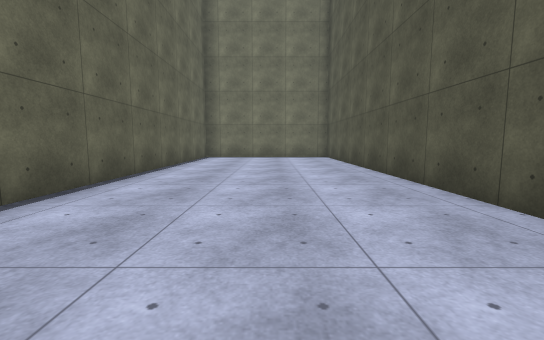
[1] (above)

18 first-person views from a walk through a 3-D level made in the Unity game engine. The camera is 1.2 m above the floor, tilts 6° down and sees 90° across. The floor is counted in squares, 2 m on a side. Each view is taken from the middle of a square. On the plan, view 1 faces up. The plan holds only what a view shows up to about 9 squares ahead; the rest is blank. The place goes on beyond the plan. The player character is not drawn. Surface patterns are stand-ins for the level's own textures.

[2]
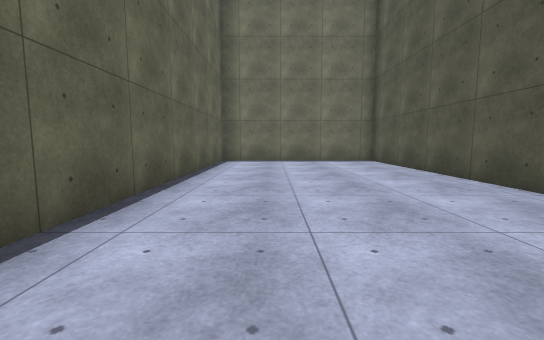

[3]
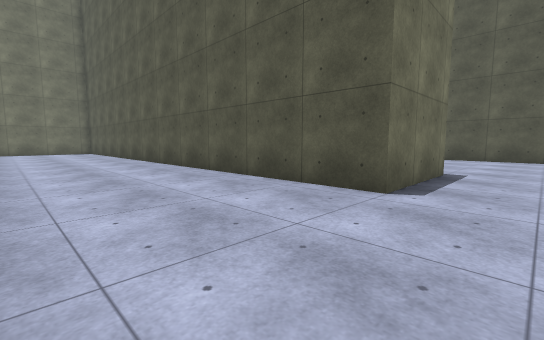

[4]
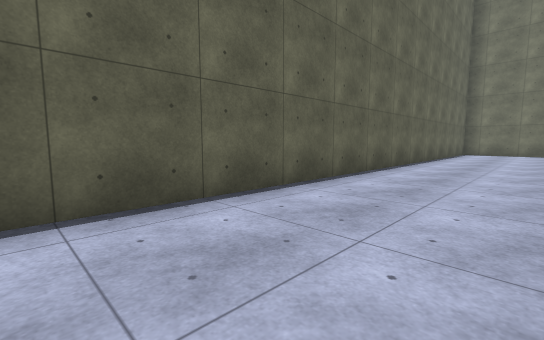

[5]
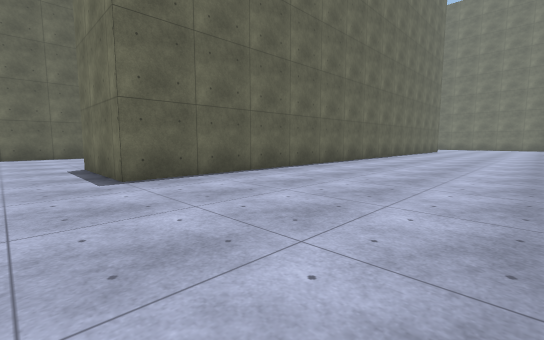

[6]
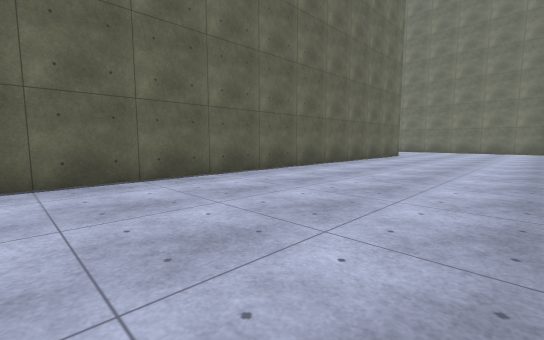

[7]
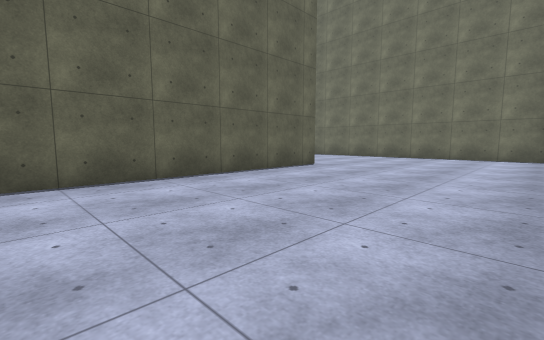

[8]
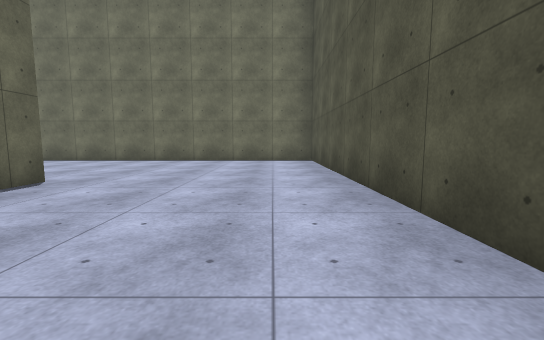

[9]
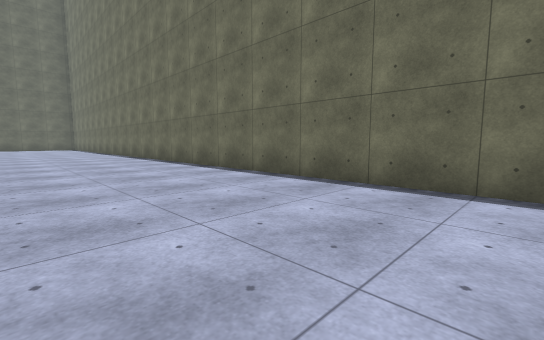

[10]
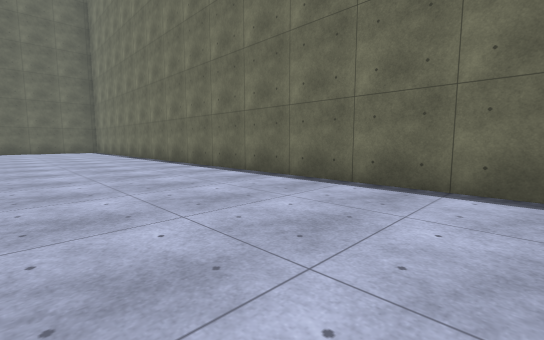

[11]
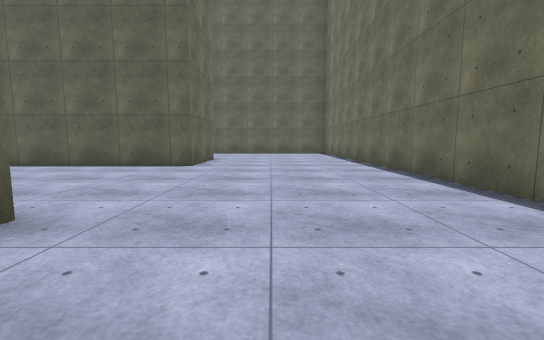

[12]
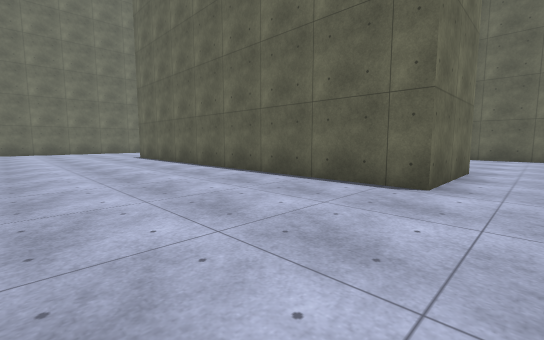

[13]
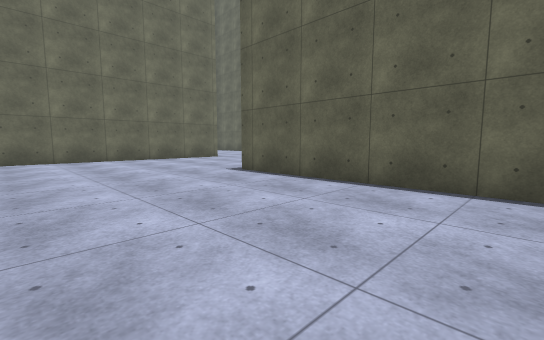

[14]
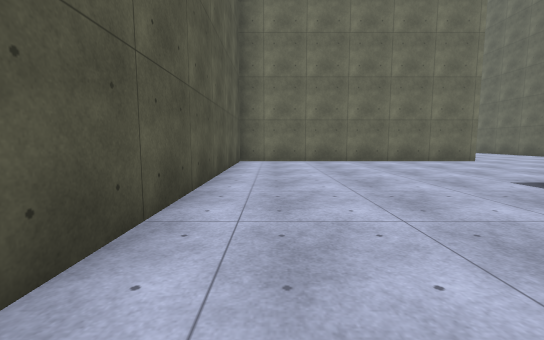

[15]
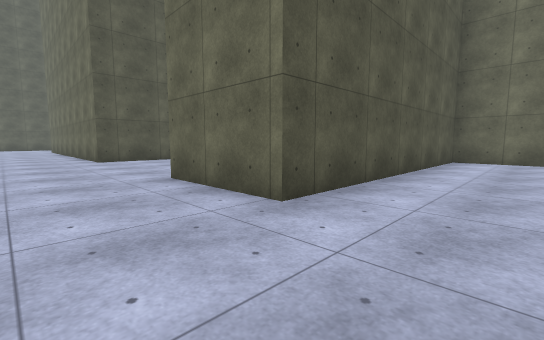

[16]
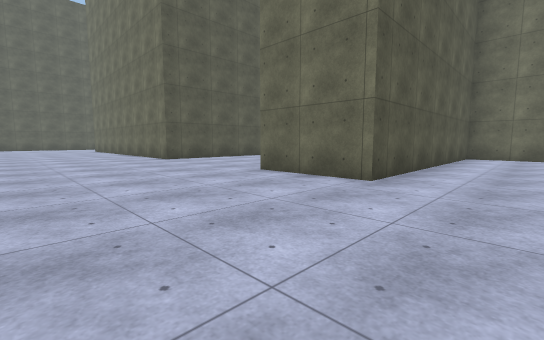

[17]
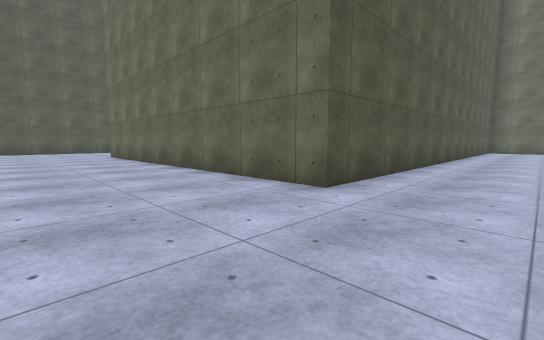

[18]
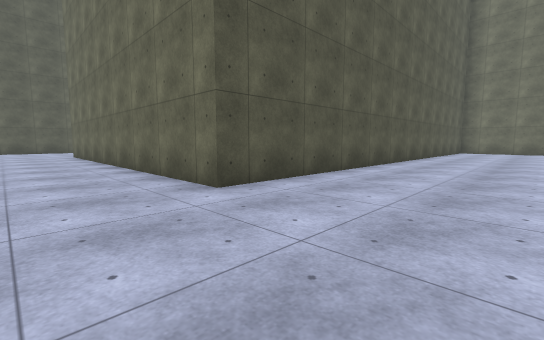

### Floor plan
Points are (right, up) in squares from view 1. A wall is a line through its corners. A room is listed if a view was taken in it or the views show most of it. See-through windows are left out.
Room 1 (views 1, 2, 3, 4)
walls: (4.6, -3.7) (2.1, -3.7) (2.1, 10.5) (-2.5, 10.5) (-2.5, -5)
ways out: opening at (5, -4.5) to room 2
Room 2 (views 5, 6, 7, 8, 9, 10, 11, 12, 13, 14, 15, 16, 17, 18)
walls: (-14, 5.9) (-12.2, 5.9) (-12.2, 13) (-9.7, 13) (-9.7, 3.4); (-12.2, -1.3) (-5, -1.3) (-5, 13) (2.9, 13); (4.6, 13.1) (4.6, -3.7); (9.3, 10.1) (9.3, 17.7) (-12.1, 17.7); (9.3, -5) (9.3, -2.6)
ways out: opening at (5, -4.5) to room 1; opening at (-13.5, -2.5)

Where each view was taken, in squares from view 1:
view 1: 0 up, 0 right, facing up
view 2: 2 up, 1 left, facing up
view 3: 5 down, 1 left, facing up-right
view 4: 4 down, 0 right, facing up-left
view 5: 5 down, 9 right, facing up-left
view 6: 1 up, 9 right, facing up-left
view 7: 7 up, 9 right, facing up-left
view 8: 9 up, 8 right, facing up
view 9: 14 up, 6 right, facing up-left
view 10: 14 up, 0 right, facing up-left
view 11: 15 up, 3 left, facing left
view 12: 14 up, 6 left, facing down-left
view 13: 8 up, 6 left, facing down-left
view 14: 7 up, 6 left, facing down
view 15: 15 up, 14 left, facing down-right
view 16: 17 up, 14 left, facing down-right
view 17: 16 up, 7 left, facing down-right
view 18: 15 up, 8 left, facing down-right
